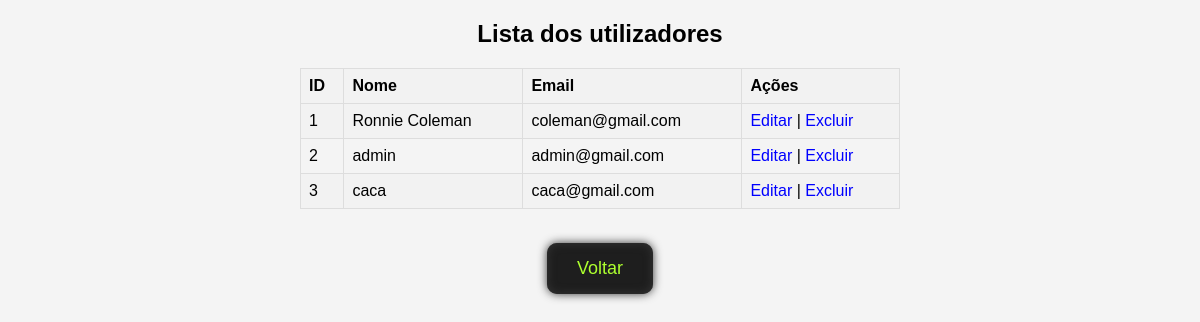
Before: /utilizadoreadm.php with the older database file.
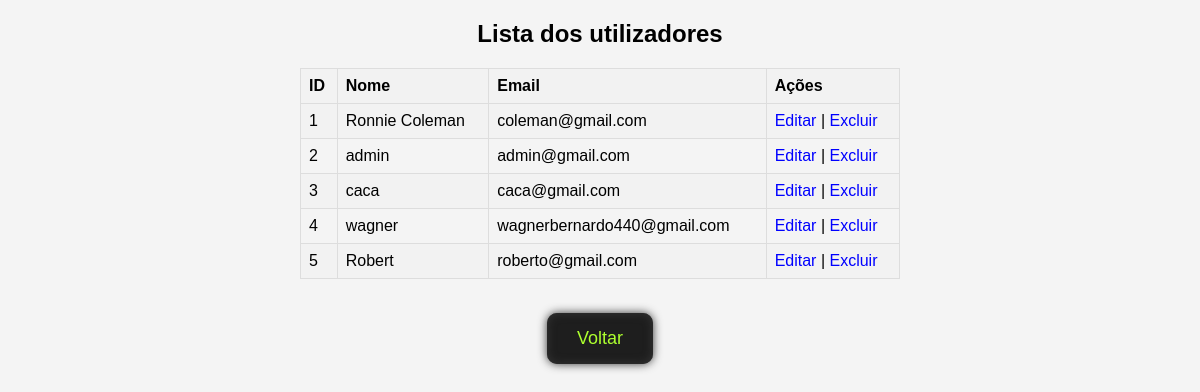
After: the same page with the newer database file.
### tables this page shows
CREATE TABLE `usuarios` (
  `id` int(11) NOT NULL,
  `nome` varchar(255) NOT NULL,
  `senha` varchar(255) NOT NULL,
  `email` varchar(255) NOT NULL,
  `foto` varchar(255) DEFAULT NULL,
  `created_at` timestamp NOT NULL DEFAULT current_timestamp(),
  `admin` tinyint(1) DEFAULT 0
);

### utilizadoreadm.php (the view, shortened to what this page needs)
<?php
$servername = "localhost";
$username = "Wagner";
$password = "123";
$dbname = "pap";
$conn = new mysqli($servername, $username, $password, $dbname);
$select_query = "SELECT * FROM usuarios";
$result = $conn->query($select_query);
?>
<!DOCTYPE html>
<html>
<head>
    <link rel="stylesheet" type="text/css" href="styles.css">
</head>
<body>
<h2>Lista dos utilizadores</h2>
<table>
    <tr>
        <th>ID</th>
        <th>Nome</th>
        <th>Email</th>
        <th>Ações</th>
    </tr>
    <?php
    if ($result->num_rows > 0) {
        while ($row = $result->fetch_assoc()) {
            echo "<tr>";
            echo "<td>" . $row["id"] . "</td>";
            echo "<td>" . $row["nome"] . "</td>";
            echo "<td>" . $row["email"] . "</td>";
            echo "<td><a href='edit.php?id=" . $row["id"] . "'>Editar</a> | <a href='?delete_id=" . $row["id"] .
             "'>Excluir</a></td>";
            echo "</tr>";
        }
    } else {
        echo "<tr><td colspan='4'>Nenhum usuário encontrado</td></tr>";
    }
    ?>
</table>
<form action="pagina_admin.php">
    <button type="submit">Voltar</button>
</body>
</html>

Changed rows visible on the page:
added usuarios: id "4", nome "wagner", email "wagnerbernardo440@gmail.com"
added usuarios: id "5", nome "Robert", email "roberto@gmail.com"
